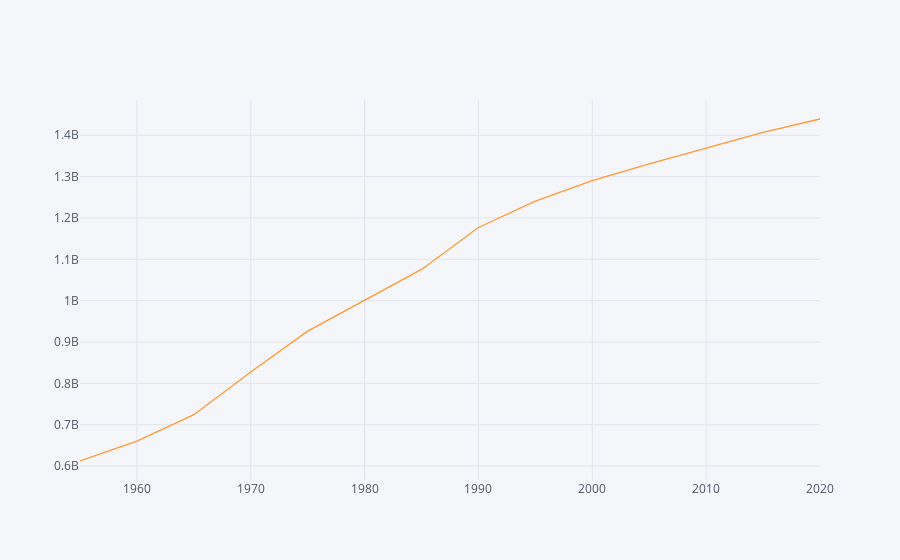

The cell this chart's notebook holds for it:
### Code cell
X=[	1439323776,
1406847870,
1368810615,
1330776380,
1290550765,
1240920535,
1176883674,
1075589361,
1000089235,
926240885,
827601394,
724218968,
660408056,
612241554
]
import pandas as pd
import numpy as np
import cufflinks as cf
X.reverse()
years=[]
for i in range(len(X)):
    years.append(1955+5*i)
pd.DataFrame(X,index=years).iplot()

### Figure 1 — Plotly figure (JSON) as saved in the notebook; plotly's stock layout.template omitted (floating-point values rounded to 4 significant figures)
{"data": [{"line": {"color": "rgba(255, 153, 51, 1.0)", "dash": "solid", "shape": "linear", "width": 1.3}, "mode": "lines", "name": "0", "text": "", "type": "scatter", "x": [1955, 1960, 1965, 1970, 1975, 1980, 1985, 1990, 1995, 2000, 2005, 2010, 2015, 2020], "y": [612241554, 660408056, 724218968, 827601394, 926240885, 1000089235, 1075589361, 1176883674, 1240920535, 1290550765, 1330776380, 1368810615, 1406847870, 1439323776]}], "layout": {"legend": {"bgcolor": "#F5F6F9", "font": {"color": "#4D5663"}}, "paper_bgcolor": "#F5F6F9", "plot_bgcolor": "#F5F6F9", "title": {"font": {"color": "#4D5663"}}, "xaxis": {"gridcolor": "#E1E5ED", "showgrid": true, "tickfont": {"color": "#4D5663"}, "title": {"font": {"color": "#4D5663"}, "text": ""}, "zerolinecolor": "#E1E5ED"}, "yaxis": {"gridcolor": "#E1E5ED", "showgrid": true, "tickfont": {"color": "#4D5663"}, "title": {"font": {"color": "#4D5663"}, "text": ""}, "zerolinecolor": "#E1E5ED"}}}
